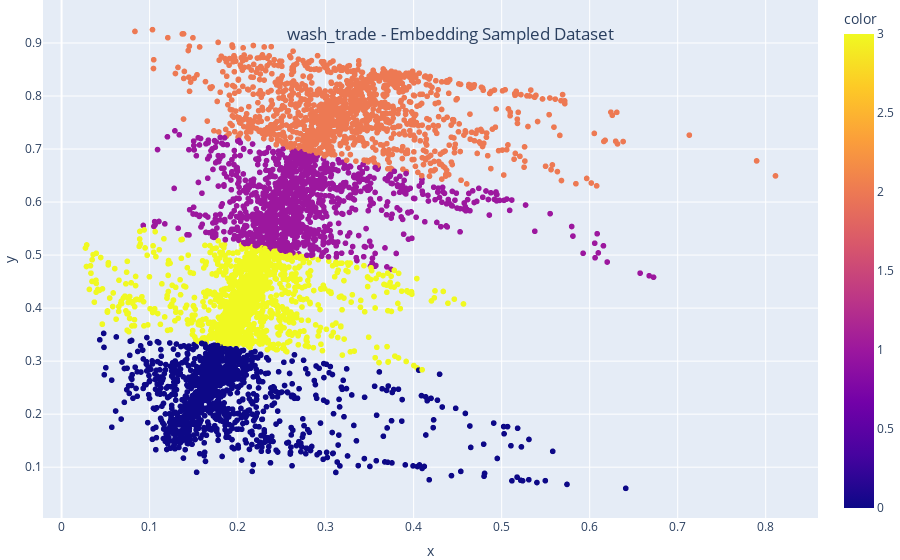

Notebook cell for this chart:
### Code cell
fuzzy_cluster_assignments = fuzzycmeans.predict().argmax(axis=1).reshape(-1, 1)

plot_embedding(np.hstack([train_embedding, train_modulus.reshape(-1, 1), fuzzy_cluster_assignments]),
                f'{manip_category} - Embedding Sampled Dataset',
                hue_modulus=False)

### Figure 1 — Plotly figure (JSON) as saved in the notebook; plotly's stock layout.template omitted (floating-point values rounded to 4 significant figures; data arrays with more than 128 entries replaced by an {"elided": "..."} marker saying what was removed)
{"data": [{"hovertemplate": "x=%{x}<br>y=%{y}<br>color=%{marker.color}<extra></extra>", "legendgroup": "", "marker": {"color": {"elided": "5029 int values"}, "coloraxis": "coloraxis", "symbol": "circle"}, "mode": "markers", "name": "", "showlegend": false, "type": "scattergl", "x": {"elided": "5029 float values"}, "xaxis": "x", "y": {"elided": "5029 float values"}, "yaxis": "y"}], "layout": {"coloraxis": {"colorbar": {"title": {"text": "color"}}, "colorscale": [[0, "#0d0887"], [0.1111, "#46039f"], [0.2222, "#7201a8"], [0.3333, "#9c179e"], [0.4444, "#bd3786"], [0.5556, "#d8576b"], [0.6667, "#ed7953"], [0.7778, "#fb9f3a"], [0.8889, "#fdca26"], [1, "#f0f921"]]}, "legend": {"tracegroupgap": 0}, "margin": {"b": 0, "l": 0, "r": 0, "t": 0}, "title": {"text": "wash_trade - Embedding Sampled Dataset", "x": 0.5, "xanchor": "center", "y": 0.95, "yanchor": "top"}, "xaxis": {"anchor": "y", "domain": [0, 1], "title": {"text": "x"}}, "yaxis": {"anchor": "x", "domain": [0, 1], "title": {"text": "y"}}}}
